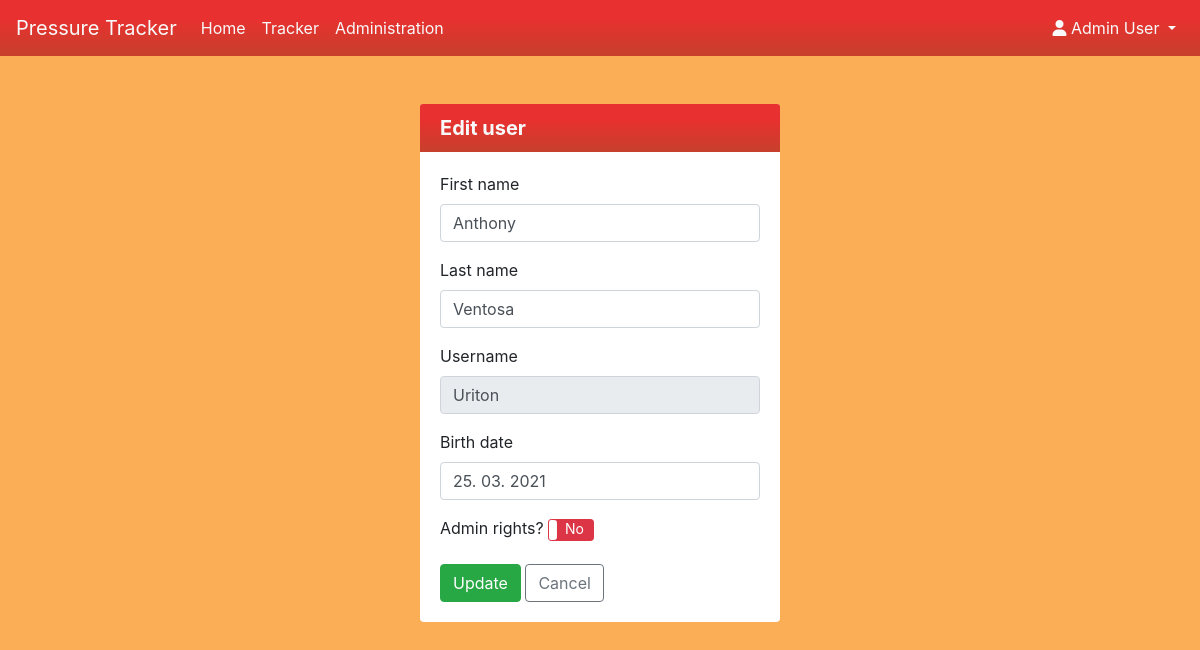
/user/edit/2 (signed in), run on the app's committed database.
### app1.py (models this page shows, shortened)
class User(db.Model):
    __tablename__ = 'user'
    id = db.Column(db.Integer, nullable=False,
                   primary_key=True, autoincrement=True)
    firstname = db.Column(db.String, nullable=False)
    lastname = db.Column(db.String, nullable=False)
    username = db.Column(db.String, nullable=False, unique=True)
    password = db.Column(db.String, nullable=False)
    birth_date = db.Column(db.DateTime, nullable=False)
    is_admin = db.Column(db.Boolean, default=False)

### app1.py (the view, shortened to what this page needs)
@app.route('/user/edit/<id>', methods=['GET', 'POST'])
def edit_user(id):
    record = db.session.query(User).get(id)
    if not record:
        message = 'User with this ID cannot be found. Either it was deleted or it did not exist in the first place.'
        abort(404, message)
    if not session or session['loggedin'] == False:
        message = 'You do not have access permission.'
        abort(401, message)
    if session['is_admin'] == False:
        message = 'You are not authorized to edit this user.'
        abort(403, message)
    if int(id) == 1:
        message = 'You are not authorized to edit main admin.'
        abort(403, message)
    record.birth_date = record.birth_date.strftime('%d. %m. %Y')
    form = EditUserForm(obj=record)
    return render_template('user_form.html', form=form, user=session)

### app1.py
class EditUserForm(FlaskForm):
    title = 'Edit user'
    firstname = StringField(
        'First name',
        validators=[DataRequired('You must provide first name.')]
    )
    lastname = StringField(
        'Last name',
        validators=[DataRequired('You must provide last name.')]
    )
    username = StringField(
        'Username',
        render_kw={
            'disabled': 'disabled'
        }
    )
    birth_date = StringField(
        'Birth date',
        validators=[DataRequired('You must provide birth date.')]
    )
    is_admin = BooleanField(
        'Admin rights?',
        render_kw={
            'data-toggle': 'toggle',
            'data-size': 'xs',  # Extra small
            'data-on': 'Yes',
            'data-off': 'No',
            'data-onstyle': 'success',
            'data-offstyle': 'danger'
        }
    )
    submit = SubmitField('Update')

### templates/user_form.html (shortened to what this page needs)
{% extends "base.html" %}
{% block content %}
	<div class="card my-5 mx-auto" style="max-width:30%">
	  <h5 class="card-header text-light bg=class custom-gradient1"><b>{{ form.title }}</b></h5>
	  <div class="card-body">
		<form method="POST">
		  <div class="form-group">
			{{ form.firstname.label }}
			{{ form.firstname(class='form-control') }}
		  </div>
		  <div class="form-group">
			{{ form.lastname.label }}
			{{ form.lastname(class='form-control') }}
		  </div>
		  <div class="form-group">
			{{ form.username.label }}
			{{ form.username(class='form-control') }}
		  </div>
		  <div class="form-group">
			{{ form.birth_date.label }}
			{{ form.birth_date(class='form-control') }}
		  </div>
  	      {% if user and user.is_admin %}
		  <div class="form-group">
			{{ form.is_admin.label }}
		  </div>
		  {% endif %}
		  {{ form.submit(class='btn btn-success') }}
  	      {% if user and user.is_admin %}
		  <a href="/admin" class="btn btn-outline-secondary">Cancel</a>
		  {% else %}
		  <a href="/index" class="btn btn-outline-secondary">Cancel</a>
		  {% endif %}
		</form>
	  </div>
	</div>
{% endblock %}

### templates/base.html (style rules this page uses)
body { background-color: #fcae56; }
.custom-gradient1 { background: rgb(221, 92, 72); background: linear-gradient(0deg, rgb(199, 64, 44) 0%, rgb(233, 48, 48) 70%); }
.card { border: 0; }
.card-header { border-bottom: 0; }

### data on the page
User: firstname "Anthony", lastname "Ventosa", username "Uriton", birth_date "25. 03. 2021"

### other printed values
{{ user.firstname }} "Admin"
{{ user.lastname }} "User"
